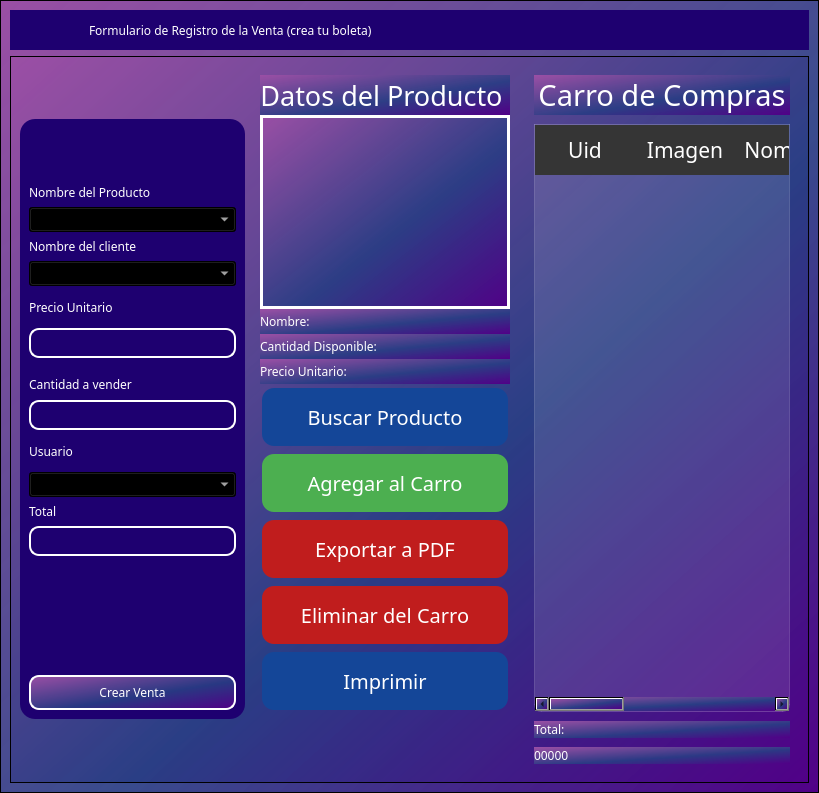
<?xml version="1.0" encoding="UTF-8"?>
<ui version="4.0">
 <class>MainWindow</class>
 <widget class="QMainWindow" name="MainWindow">
  <property name="geometry">
   <rect>
    <x>0</x>
    <y>0</y>
    <width>819</width>
    <height>793</height>
   </rect>
  </property>
  <property name="windowTitle">
   <string>MainWindow</string>
  </property>
  <property name="toolTipDuration">
   <number>-1</number>
  </property>
  <property name="styleSheet">
   <string notr="true"/>
  </property>
  <widget class="QWidget" name="centralwidget">
   <property name="styleSheet">
    <string notr="true"/>
   </property>
   <layout class="QVBoxLayout" name="verticalLayout">
    <property name="spacing">
     <number>0</number>
    </property>
    <property name="leftMargin">
     <number>0</number>
    </property>
    <property name="topMargin">
     <number>0</number>
    </property>
    <property name="rightMargin">
     <number>0</number>
    </property>
    <property name="bottomMargin">
     <number>0</number>
    </property>
    <item>
     <widget class="QFrame" name="frame">
      <property name="enabled">
       <bool>true</bool>
      </property>
      <property name="styleSheet">
       <string notr="true">font-family: Noto Sans SC;
background-color: qlineargradient(spread:pad, x1:1, y1:1, x2:0, y2:0, stop:0 rgba(81, 0, 135, 255), stop:0.427447 rgba(41, 61, 132, 235), stop:1 rgba(155, 79, 165, 255));
</string>
      </property>
      <property name="frameShape">
       <enum>QFrame::StyledPanel</enum>
      </property>
      <property name="frameShadow">
       <enum>QFrame::Raised</enum>
      </property>
      <layout class="QVBoxLayout" name="verticalLayout_2">
       <item>
        <widget class="QFrame" name="frame_superior">
         <property name="minimumSize">
          <size>
           <width>0</width>
           <height>40</height>
          </size>
         </property>
         <property name="maximumSize">
          <size>
           <width>16777215</width>
           <height>40</height>
          </size>
         </property>
         <property name="styleSheet">
          <string notr="true">QPushButton{
	border-radius:18px;
}

QPushButton:hover{
	background-color: rgb(0, 0, 0);
}
QFrame{
	border-radius:25px;
 	background-color: #1E0070;
}</string>
         </property>
         <property name="frameShape">
          <enum>QFrame::StyledPanel</enum>
         </property>
         <property name="frameShadow">
          <enum>QFrame::Raised</enum>
         </property>
         <layout class="QHBoxLayout" name="horizontalLayout_3">
          <property name="spacing">
           <number>4</number>
          </property>
          <property name="leftMargin">
           <number>0</number>
          </property>
          <property name="topMargin">
           <number>0</number>
          </property>
          <property name="rightMargin">
           <number>0</number>
          </property>
          <property name="bottomMargin">
           <number>0</number>
          </property>
          <item>
           <spacer name="horizontalSpacer">
            <property name="orientation">
             <enum>Qt::Horizontal</enum>
            </property>
            <property name="sizeType">
             <enum>QSizePolicy::Fixed</enum>
            </property>
            <property name="sizeHint" stdset="0">
             <size>
              <width>25</width>
              <height>15</height>
             </size>
            </property>
           </spacer>
          </item>
          <item>
           <widget class="QPushButton" name="pushButton">
            <property name="maximumSize">
             <size>
              <width>50</width>
              <height>35</height>
             </size>
            </property>
            <property name="styleSheet">
             <string notr="true">QPushButton{
 	background-color: #1E0070;
}</string>
            </property>
            <property name="text">
             <string/>
            </property>
            <property name="icon">
             <iconset>
              <normalon>../image/ventas.png</normalon>
             </iconset>
            </property>
            <property name="iconSize">
             <size>
              <width>35</width>
              <height>25</height>
             </size>
            </property>
           </widget>
          </item>
          <item>
           <widget class="QLabel" name="label_2">
            <property name="layoutDirection">
             <enum>Qt::LeftToRight</enum>
            </property>
            <property name="styleSheet">
             <string notr="true">color:white;
font: 12pt &quot;MS Shell Dlg 2&quot;;</string>
            </property>
            <property name="text">
             <string>Formulario de Registro de la Venta (crea tu boleta)</string>
            </property>
            <property name="scaledContents">
             <bool>false</bool>
            </property>
            <property name="alignment">
             <set>Qt::AlignLeading|Qt::AlignLeft|Qt::AlignVCenter</set>
            </property>
            <property name="margin">
             <number>0</number>
            </property>
           </widget>
          </item>
          <item>
           <widget class="QPushButton" name="bt_minimize">
            <property name="minimumSize">
             <size>
              <width>38</width>
              <height>38</height>
             </size>
            </property>
            <property name="maximumSize">
             <size>
              <width>38</width>
              <height>38</height>
             </size>
            </property>
            <property name="styleSheet">
             <string notr="true">
 	background-color: #1E0070;

</string>
            </property>
            <property name="text">
             <string/>
            </property>
            <property name="icon">
             <iconset>
              <normaloff>image/minus.svg</normaloff>image/minus.svg</iconset>
            </property>
            <property name="iconSize">
             <size>
              <width>38</width>
              <height>38</height>
             </size>
            </property>
           </widget>
          </item>
          <item>
           <widget class="QPushButton" name="bt_maximize">
            <property name="minimumSize">
             <size>
              <width>38</width>
              <height>38</height>
             </size>
            </property>
            <property name="maximumSize">
             <size>
              <width>38</width>
              <height>38</height>
             </size>
            </property>
            <property name="styleSheet">
             <string notr="true">
 	background-color: #1E0070;

</string>
            </property>
            <property name="text">
             <string/>
            </property>
            <property name="icon">
             <iconset>
              <normaloff>image/chevron-up.svg</normaloff>image/chevron-up.svg</iconset>
            </property>
            <property name="iconSize">
             <size>
              <width>38</width>
              <height>38</height>
             </size>
            </property>
           </widget>
          </item>
          <item>
           <widget class="QPushButton" name="bt_normal">
            <property name="minimumSize">
             <size>
              <width>38</width>
              <height>38</height>
             </size>
            </property>
            <property name="maximumSize">
             <size>
              <width>38</width>
              <height>38</height>
             </size>
            </property>
            <property name="styleSheet">
             <string notr="true">
 	background-color: #1E0070;

</string>
            </property>
            <property name="text">
             <string/>
            </property>
            <property name="icon">
             <iconset>
              <normaloff>image/chevron-down.svg</normaloff>image/chevron-down.svg</iconset>
            </property>
            <property name="iconSize">
             <size>
              <width>38</width>
              <height>38</height>
             </size>
            </property>
           </widget>
          </item>
          <item>
           <widget class="QPushButton" name="bt_close">
            <property name="minimumSize">
             <size>
              <width>38</width>
              <height>38</height>
             </size>
            </property>
            <property name="maximumSize">
             <size>
              <width>38</width>
              <height>38</height>
             </size>
            </property>
            <property name="styleSheet">
             <string notr="true">
 	background-color: #1E0070;

</string>
            </property>
            <property name="text">
             <string/>
            </property>
            <property name="icon">
             <iconset>
              <normaloff>image/x.svg</normaloff>image/x.svg</iconset>
            </property>
            <property name="iconSize">
             <size>
              <width>38</width>
              <height>38</height>
             </size>
            </property>
           </widget>
          </item>
         </layout>
        </widget>
       </item>
       <item>
        <widget class="QFrame" name="frame_3">
         <property name="frameShape">
          <enum>QFrame::StyledPanel</enum>
         </property>
         <property name="frameShadow">
          <enum>QFrame::Raised</enum>
         </property>
         <layout class="QHBoxLayout" name="horizontalLayout_4">
          <item>
           <layout class="QVBoxLayout" name="verticalLayout_4">
            <item>
             <widget class="QFrame" name="frame_4">
              <property name="maximumSize">
               <size>
                <width>500</width>
                <height>600</height>
               </size>
              </property>
              <property name="styleSheet">
               <string notr="true">QLabel {
	color: rgb(255, 255, 254);
	font: 12pt &quot;Arial&quot;;
	background-color: rgba(0, 0, 0,0);
}


QLineEdit{
background-color: rgba(0, 0, 0,0);
border-radius:10px; 
font: 12pt &quot;Arial&quot;;
color: rgb(255, 255, 254);
border: 2px solid  rgb(255, 255, 255);

}

QLineEdit:hover{
background-color: rgba(0, 0, 0,0);
border-radius:10px; 
font: 12pt &quot;Arial&quot;;
border: 2px solid  rgb(120, 0, 171);
}

QLineEdit:focus{
background-color: rgb(0, 0, 0);
border-radius:10px; 
font: 12pt &quot;Arial&quot;;
border: 2px solid rgb(120, 0, 171);
}

QCheckBox{
	font: 12pt &quot;Arial&quot;;
	color: rgb(255, 255, 255);
}

QCheckBox::indicator {
    width: 18px;
    height:18px;
}

QCheckBox::indicator:unchecked {
   background-image: url(image/square.svg);
}

QCheckBox::indicator:checked {
   background-image: url(image/check-square.svg);
}

QPushButton{
border-radius:10px; 
font: 12pt &quot;Arial&quot;;
color: rgb(255, 255, 254);
border: 2px solid #ffffff;
}

QPushButton:hover{
border-radius:10px; 
font: 12pt &quot;Arial&quot;;
color: rgb(255, 255, 255);
border: 2px solid rgb(120, 0, 171);
	background-color: rgb(120, 0, 171);
}
QFrame{
 	background-color: #1E0070;
	border-radius:15px; 
}
</string>
              </property>
              <property name="frameShape">
               <enum>QFrame::StyledPanel</enum>
              </property>
              <property name="frameShadow">
               <enum>QFrame::Raised</enum>
              </property>
              <layout class="QVBoxLayout" name="verticalLayout_3">
               <property name="leftMargin">
                <number>9</number>
               </property>
               <item>
                <spacer name="verticalSpacer_3">
                 <property name="orientation">
                  <enum>Qt::Vertical</enum>
                 </property>
                 <property name="sizeHint" stdset="0">
                  <size>
                   <width>20</width>
                   <height>40</height>
                  </size>
                 </property>
                </spacer>
               </item>
               <item>
                <widget class="QLabel" name="label_4">
                 <property name="text">
                  <string>Nombre del Producto</string>
                 </property>
                </widget>
               </item>
               <item>
                <widget class="QComboBox" name="comboboxproduct">
                 <property name="cursor">
                  <cursorShape>PointingHandCursor</cursorShape>
                 </property>
                 <property name="styleSheet">
                  <string notr="true">color: rgb(255, 255, 255);</string>
                 </property>
                 <item>
                  <property name="text">
                   <string/>
                  </property>
                 </item>
                </widget>
               </item>
               <item>
                <widget class="QLabel" name="label">
                 <property name="text">
                  <string>Nombre del cliente</string>
                 </property>
                </widget>
               </item>
               <item>
                <widget class="QComboBox" name="comboboxclient">
                 <property name="styleSheet">
                  <string notr="true">color: rgb(255, 255, 255);</string>
                 </property>
                </widget>
               </item>
               <item>
                <widget class="QLabel" name="label_7">
                 <property name="minimumSize">
                  <size>
                   <width>0</width>
                   <height>30</height>
                  </size>
                 </property>
                 <property name="text">
                  <string>Precio Unitario</string>
                 </property>
                </widget>
               </item>
               <item>
                <widget class="QLineEdit" name="unitpricetxt">
                 <property name="enabled">
                  <bool>false</bool>
                 </property>
                 <property name="minimumSize">
                  <size>
                   <width>0</width>
                   <height>30</height>
                  </size>
                 </property>
                 <property name="sizeIncrement">
                  <size>
                   <width>0</width>
                   <height>35</height>
                  </size>
                 </property>
                 <property name="baseSize">
                  <size>
                   <width>0</width>
                   <height>35</height>
                  </size>
                 </property>
                </widget>
               </item>
               <item>
                <widget class="QLabel" name="label_9">
                 <property name="minimumSize">
                  <size>
                   <width>0</width>
                   <height>30</height>
                  </size>
                 </property>
                 <property name="maximumSize">
                  <size>
                   <width>16777215</width>
                   <height>20</height>
                  </size>
                 </property>
                 <property name="text">
                  <string>Cantidad a vender</string>
                 </property>
                </widget>
               </item>
               <item>
                <widget class="QLineEdit" name="quantitytxt">
                 <property name="minimumSize">
                  <size>
                   <width>0</width>
                   <height>30</height>
                  </size>
                 </property>
                 <property name="inputMethodHints">
                  <set>Qt::ImhHiddenText|Qt::ImhPreferNumbers</set>
                 </property>
                </widget>
               </item>
               <item>
                <widget class="QLabel" name="label_5">
                 <property name="minimumSize">
                  <size>
                   <width>0</width>
                   <height>30</height>
                  </size>
                 </property>
                 <property name="text">
                  <string>Usuario</string>
                 </property>
                </widget>
               </item>
               <item>
                <widget class="QComboBox" name="comboboxuser">
                 <property name="cursor">
                  <cursorShape>PointingHandCursor</cursorShape>
                 </property>
                 <property name="styleSheet">
                  <string notr="true">color: rgb(255, 255, 255);</string>
                 </property>
                </widget>
               </item>
               <item>
                <widget class="QLabel" name="label_8">
                 <property name="text">
                  <string>Total</string>
                 </property>
                </widget>
               </item>
               <item>
                <widget class="QLineEdit" name="totalpricetxt">
                 <property name="enabled">
                  <bool>false</bool>
                 </property>
                 <property name="minimumSize">
                  <size>
                   <width>0</width>
                   <height>30</height>
                  </size>
                 </property>
                </widget>
               </item>
               <item>
                <spacer name="verticalSpacer_4">
                 <property name="orientation">
                  <enum>Qt::Vertical</enum>
                 </property>
                 <property name="sizeHint" stdset="0">
                  <size>
                   <width>20</width>
                   <height>40</height>
                  </size>
                 </property>
                </spacer>
               </item>
               <item>
                <spacer name="verticalSpacer_5">
                 <property name="orientation">
                  <enum>Qt::Vertical</enum>
                 </property>
                 <property name="sizeHint" stdset="0">
                  <size>
                   <width>20</width>
                   <height>40</height>
                  </size>
                 </property>
                </spacer>
               </item>
               <item>
                <widget class="QPushButton" name="btn_register_sale">
                 <property name="minimumSize">
                  <size>
                   <width>0</width>
                   <height>35</height>
                  </size>
                 </property>
                 <property name="cursor">
                  <cursorShape>PointingHandCursor</cursorShape>
                 </property>
                 <property name="text">
                  <string>Crear Venta</string>
                 </property>
                 <property name="icon">
                  <iconset>
                   <normalon>../image/ventas.png</normalon>
                  </iconset>
                 </property>
                </widget>
               </item>
               <item>
                <layout class="QHBoxLayout" name="horizontalLayout_2"/>
               </item>
               <item>
                <layout class="QHBoxLayout" name="horizontalLayout"/>
               </item>
              </layout>
             </widget>
            </item>
           </layout>
          </item>
          <item>
           <layout class="QVBoxLayout" name="verticalLayout_6">
            <property name="spacing">
             <number>9</number>
            </property>
            <property name="leftMargin">
             <number>9</number>
            </property>
            <property name="topMargin">
             <number>9</number>
            </property>
            <property name="rightMargin">
             <number>9</number>
            </property>
            <property name="bottomMargin">
             <number>9</number>
            </property>
            <item>
             <layout class="QVBoxLayout" name="verticalLayout_7">
              <property name="spacing">
               <number>0</number>
              </property>
              <property name="topMargin">
               <number>0</number>
              </property>
              <property name="rightMargin">
               <number>0</number>
              </property>
              <property name="bottomMargin">
               <number>50</number>
              </property>
              <item>
               <widget class="QLabel" name="label_10">
                <property name="maximumSize">
                 <size>
                  <width>16777203</width>
                  <height>40</height>
                 </size>
                </property>
                <property name="font">
                 <font>
                  <family>Noto Sans SC</family>
                  <pointsize>20</pointsize>
                 </font>
                </property>
                <property name="styleSheet">
                 <string notr="true">color: rgb(255, 255, 255);</string>
                </property>
                <property name="text">
                 <string>Datos del Producto </string>
                </property>
                <property name="alignment">
                 <set>Qt::AlignCenter</set>
                </property>
               </widget>
              </item>
              <item>
               <widget class="QLabel" name="labelimage">
                <property name="minimumSize">
                 <size>
                  <width>50</width>
                  <height>100</height>
                 </size>
                </property>
                <property name="maximumSize">
                 <size>
                  <width>300</width>
                  <height>600</height>
                 </size>
                </property>
                <property name="styleSheet">
                 <string notr="true">QLabel#labelimage {
    border: 3px solid white; /* Puedes ajustar el grosor y color del borde */
    overflow: hidden; /* Esto asegura que la imagen no se salga del borde redondeado */
}
</string>
                </property>
                <property name="text">
                 <string/>
                </property>
               </widget>
              </item>
              <item>
               <widget class="QLabel" name="labelname">
                <property name="minimumSize">
                 <size>
                  <width>0</width>
                  <height>0</height>
                 </size>
                </property>
                <property name="maximumSize">
                 <size>
                  <width>300</width>
                  <height>25</height>
                 </size>
                </property>
                <property name="styleSheet">
                 <string notr="true">color: rgb(255, 255, 255);
font: 12pt &quot;MS Shell Dlg 2&quot;;</string>
                </property>
                <property name="text">
                 <string>Nombre:</string>
                </property>
               </widget>
              </item>
              <item>
               <widget class="QLabel" name="labelstock">
                <property name="maximumSize">
                 <size>
                  <width>300</width>
                  <height>25</height>
                 </size>
                </property>
                <property name="styleSheet">
                 <string notr="true">color: rgb(255, 255, 255);
font: 12pt &quot;MS Shell Dlg 2&quot;;</string>
                </property>
                <property name="text">
                 <string>Cantidad Disponible:</string>
                </property>
               </widget>
              </item>
              <item>
               <widget class="QLabel" name="labeluprice">
                <property name="maximumSize">
                 <size>
                  <width>300</width>
                  <height>25</height>
                 </size>
                </property>
                <property name="styleSheet">
                 <string notr="true">color: rgb(255, 255, 255);
font: 12pt &quot;MS Shell Dlg 2&quot;;</string>
                </property>
                <property name="text">
                 <string>Precio Unitario:</string>
                </property>
               </widget>
              </item>
              <item>
               <widget class="QPushButton" name="btn_update_stock">
                <property name="cursor">
                 <cursorShape>PointingHandCursor</cursorShape>
                </property>
                <property name="styleSheet">
                 <string notr="true">QPushButton {
                background-color: #144698; /* Azul Oscuro */
                border: none;
                color: white;
                padding: 15px 32px;
                text-align: center;
                text-decoration: none;
                font-size: 20px;
                margin: 4px 2px;
                border-radius: 12px;
            }
            QPushButton:hover {
                background-color: #2D005F;
            }
            QPushButton:pressed {
                background-color: #2e7031;
            }</string>
                </property>
                <property name="text">
                 <string>Buscar Producto</string>
                </property>
                <property name="icon">
                 <iconset>
                  <normalon>../image/product.png</normalon>
                 </iconset>
                </property>
               </widget>
              </item>
              <item>
               <widget class="QPushButton" name="btn_add_cart">
                <property name="cursor">
                 <cursorShape>PointingHandCursor</cursorShape>
                </property>
                <property name="styleSheet">
                 <string notr="true">QPushButton {
                background-color: #4CAF50; /* Verde */
                border: none;
                color: white;
                padding: 15px 32px;
                text-align: center;
                text-decoration: none;
                font-size: 20px;
                margin: 4px 2px;
                border-radius: 12px;
            }
            QPushButton:hover {
                background-color: #2D005F;
            }
            QPushButton:pressed {
                background-color: #2e7031;
            }</string>
                </property>
                <property name="text">
                 <string>Agregar al Carro</string>
                </property>
                <property name="icon">
                 <iconset>
                  <normalon>../image/shopping-cart.png</normalon>
                 </iconset>
                </property>
               </widget>
              </item>
              <item>
               <widget class="QPushButton" name="btn_export_pdf">
                <property name="cursor">
                 <cursorShape>PointingHandCursor</cursorShape>
                </property>
                <property name="styleSheet">
                 <string notr="true">QPushButton {
		background-color: #C01D1D; /* Rojo */
                border: none;
                color: white;
                padding: 15px 32px;
                text-align: center;
                text-decoration: none;
                font-size: 20px;
                margin: 4px 2px;
                border-radius: 12px;
            }
            QPushButton:hover {
                background-color: #2D005F;
            }
            QPushButton:pressed {
                background-color: #2e7031;
            }</string>
                </property>
                <property name="text">
                 <string>Exportar a PDF</string>
                </property>
                <property name="icon">
                 <iconset>
                  <normalon>../image/pdf.png</normalon>
                 </iconset>
                </property>
               </widget>
              </item>
              <item>
               <widget class="QPushButton" name="btn_delete_product">
                <property name="cursor">
                 <cursorShape>PointingHandCursor</cursorShape>
                </property>
                <property name="styleSheet">
                 <string notr="true">QPushButton {
		background-color: #C01D1D; /* Rojo */
                border: none;
                color: white;
                padding: 15px 32px;
                text-align: center;
                text-decoration: none;
                font-size: 20px;
                margin: 4px 2px;
                border-radius: 12px;
            }
            QPushButton:hover {
                background-color: #2D005F;
            }
            QPushButton:pressed {
                background-color: #2e7031;
            }</string>
                </property>
                <property name="text">
                 <string>Eliminar del Carro</string>
                </property>
                <property name="icon">
                 <iconset>
                  <normalon>../image/delete.png</normalon>
                 </iconset>
                </property>
               </widget>
              </item>
              <item>
               <widget class="QPushButton" name="btn_show_pdf">
                <property name="cursor">
                 <cursorShape>PointingHandCursor</cursorShape>
                </property>
                <property name="styleSheet">
                 <string notr="true">QPushButton {
                background-color: #144698; /* Azul Oscuro */
                border: none;
                color: white;
                padding: 15px 32px;
                text-align: center;
                text-decoration: none;
                font-size: 20px;
                margin: 4px 2px;
                border-radius: 12px;
            }
            QPushButton:hover {
                background-color: #2D005F;
            }
            QPushButton:pressed {
                background-color: #2e7031;
            }</string>
                </property>
                <property name="text">
                 <string>Imprimir</string>
                </property>
                <property name="icon">
                 <iconset>
                  <normalon>../image/printing.png</normalon>
                 </iconset>
                </property>
               </widget>
              </item>
             </layout>
            </item>
           </layout>
          </item>
          <item>
           <layout class="QVBoxLayout" name="verticalLayout_9">
            <property name="spacing">
             <number>9</number>
            </property>
            <property name="leftMargin">
             <number>9</number>
            </property>
            <property name="topMargin">
             <number>9</number>
            </property>
            <property name="rightMargin">
             <number>9</number>
            </property>
            <property name="bottomMargin">
             <number>9</number>
            </property>
            <item>
             <layout class="QHBoxLayout" name="horizontalLayout_5"/>
            </item>
            <item>
             <widget class="QLabel" name="label_3">
              <property name="font">
               <font>
                <family>Noto Sans SC</family>
                <pointsize>22</pointsize>
               </font>
              </property>
              <property name="layoutDirection">
               <enum>Qt::LeftToRight</enum>
              </property>
              <property name="styleSheet">
               <string notr="true">color: rgb(255, 255, 255);</string>
              </property>
              <property name="text">
               <string>Carro de Compras</string>
              </property>
              <property name="alignment">
               <set>Qt::AlignCenter</set>
              </property>
             </widget>
            </item>
            <item>
             <layout class="QVBoxLayout" name="verticalLayout_10">
              <item>
               <widget class="QTableWidget" name="table_cart">
                <property name="styleSheet">
                 <string notr="true">QTableView {
background-color: rgba(255, 255, 255, 30); 
border: 1px solid rgba(255,255,255,40);
border-bottom-right-radius: 7px; 
border-bottom-left-radius: 7px; 
color: white;
}

QHeaderView::section {
background-color: rgb(53, 53, 53);
color: white;
border: none;
height: 50px;
font-size: 16pt;
}

QTableView::item {
    border-style: none;
    border-bottom: 1px solid rgba(255,255,255,50);
    padding-left: auto;
    padding-right: auto;
}

QTableView::item:selected{
	border: none;
	color: rgb(255, 255, 255);
    background-color: rgba(255, 255, 255, 50);
}
</string>
                </property>
                <property name="editTriggers">
                 <set>QAbstractItemView::NoEditTriggers</set>
                </property>
                <column>
                 <property name="text">
                  <string>Uid</string>
                 </property>
                </column>
                <column>
                 <property name="text">
                  <string>Imagen</string>
                 </property>
                </column>
                <column>
                 <property name="text">
                  <string>Nombre</string>
                 </property>
                </column>
                <column>
                 <property name="text">
                  <string>Cantidad</string>
                 </property>
                </column>
                <column>
                 <property name="text">
                  <string>Precio U.</string>
                 </property>
                </column>
                <column>
                 <property name="text">
                  <string>Total</string>
                 </property>
                </column>
               </widget>
              </item>
              <item>
               <widget class="QLabel" name="label_6">
                <property name="styleSheet">
                 <string notr="true">color: rgb(255, 255, 255);
font: 15pt &quot;MS Shell Dlg 2&quot;;</string>
                </property>
                <property name="text">
                 <string>Total:</string>
                </property>
               </widget>
              </item>
              <item>
               <widget class="QLabel" name="labeltotal">
                <property name="styleSheet">
                 <string notr="true">color: rgb(255, 255, 255);
font: 20pt &quot;MS Shell Dlg 2&quot;;</string>
                </property>
                <property name="text">
                 <string>00000</string>
                </property>
               </widget>
              </item>
             </layout>
            </item>
           </layout>
          </item>
         </layout>
        </widget>
       </item>
      </layout>
     </widget>
    </item>
   </layout>
  </widget>
 </widget>
 <resources/>
 <connections/>
</ui>
